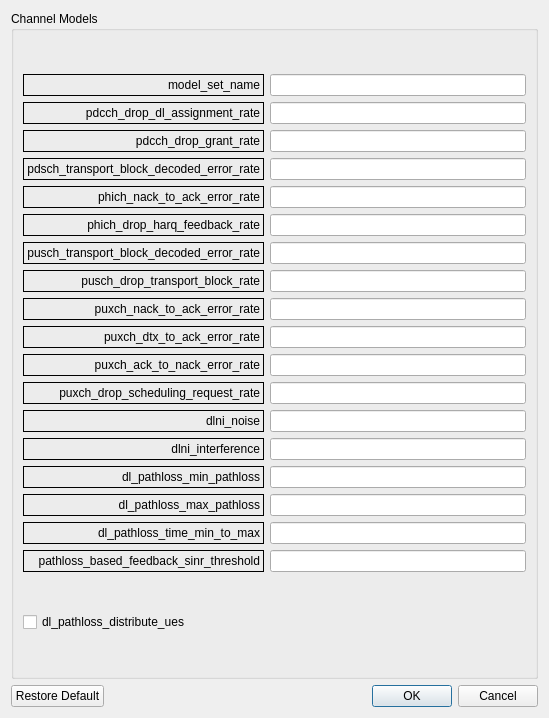
<?xml version="1.0" encoding="UTF-8"?>
<ui version="4.0">
 <class>ChannelModelForm</class>
 <widget class="QWidget" name="ChannelModelForm">
  <property name="geometry">
   <rect>
    <x>0</x>
    <y>0</y>
    <width>549</width>
    <height>718</height>
   </rect>
  </property>
  <property name="windowTitle">
   <string>Form</string>
  </property>
  <layout class="QGridLayout" name="gridLayout_2">
   <item row="0" column="0">
    <widget class="QGroupBox" name="groupBox">
     <property name="title">
      <string>Channel Models</string>
     </property>
     <layout class="QGridLayout" name="gridLayout">
      <item row="0" column="0">
       <layout class="QHBoxLayout" name="horizontalLayout">
        <item>
         <layout class="QVBoxLayout" name="verticalLayout">
          <item>
           <widget class="QLabel" name="label">
            <property name="frameShape">
             <enum>QFrame::Box</enum>
            </property>
            <property name="text">
             <string>model_set_name</string>
            </property>
            <property name="alignment">
             <set>Qt::AlignRight|Qt::AlignTrailing|Qt::AlignVCenter</set>
            </property>
           </widget>
          </item>
          <item>
           <widget class="QLabel" name="label_2">
            <property name="frameShape">
             <enum>QFrame::Box</enum>
            </property>
            <property name="text">
             <string>pdcch_drop_dl_assignment_rate</string>
            </property>
            <property name="alignment">
             <set>Qt::AlignRight|Qt::AlignTrailing|Qt::AlignVCenter</set>
            </property>
           </widget>
          </item>
          <item>
           <widget class="QLabel" name="label_3">
            <property name="frameShape">
             <enum>QFrame::Box</enum>
            </property>
            <property name="text">
             <string>pdcch_drop_grant_rate</string>
            </property>
            <property name="alignment">
             <set>Qt::AlignRight|Qt::AlignTrailing|Qt::AlignVCenter</set>
            </property>
           </widget>
          </item>
          <item>
           <widget class="QLabel" name="label_4">
            <property name="frameShape">
             <enum>QFrame::Box</enum>
            </property>
            <property name="text">
             <string>pdsch_transport_block_decoded_error_rate</string>
            </property>
            <property name="alignment">
             <set>Qt::AlignRight|Qt::AlignTrailing|Qt::AlignVCenter</set>
            </property>
           </widget>
          </item>
          <item>
           <widget class="QLabel" name="label_5">
            <property name="frameShape">
             <enum>QFrame::Box</enum>
            </property>
            <property name="text">
             <string>phich_nack_to_ack_error_rate</string>
            </property>
            <property name="alignment">
             <set>Qt::AlignRight|Qt::AlignTrailing|Qt::AlignVCenter</set>
            </property>
           </widget>
          </item>
          <item>
           <widget class="QLabel" name="label_6">
            <property name="frameShape">
             <enum>QFrame::Box</enum>
            </property>
            <property name="text">
             <string>phich_drop_harq_feedback_rate</string>
            </property>
            <property name="alignment">
             <set>Qt::AlignRight|Qt::AlignTrailing|Qt::AlignVCenter</set>
            </property>
           </widget>
          </item>
          <item>
           <widget class="QLabel" name="label_7">
            <property name="frameShape">
             <enum>QFrame::Box</enum>
            </property>
            <property name="text">
             <string>pusch_transport_block_decoded_error_rate</string>
            </property>
            <property name="alignment">
             <set>Qt::AlignRight|Qt::AlignTrailing|Qt::AlignVCenter</set>
            </property>
           </widget>
          </item>
          <item>
           <widget class="QLabel" name="label_8">
            <property name="frameShape">
             <enum>QFrame::Box</enum>
            </property>
            <property name="text">
             <string>pusch_drop_transport_block_rate</string>
            </property>
            <property name="alignment">
             <set>Qt::AlignRight|Qt::AlignTrailing|Qt::AlignVCenter</set>
            </property>
           </widget>
          </item>
          <item>
           <widget class="QLabel" name="label_9">
            <property name="frameShape">
             <enum>QFrame::Box</enum>
            </property>
            <property name="text">
             <string>puxch_nack_to_ack_error_rate</string>
            </property>
            <property name="alignment">
             <set>Qt::AlignRight|Qt::AlignTrailing|Qt::AlignVCenter</set>
            </property>
           </widget>
          </item>
          <item>
           <widget class="QLabel" name="label_10">
            <property name="frameShape">
             <enum>QFrame::Box</enum>
            </property>
            <property name="text">
             <string>puxch_dtx_to_ack_error_rate</string>
            </property>
            <property name="alignment">
             <set>Qt::AlignRight|Qt::AlignTrailing|Qt::AlignVCenter</set>
            </property>
           </widget>
          </item>
          <item>
           <widget class="QLabel" name="label_11">
            <property name="frameShape">
             <enum>QFrame::Box</enum>
            </property>
            <property name="text">
             <string>puxch_ack_to_nack_error_rate</string>
            </property>
            <property name="alignment">
             <set>Qt::AlignRight|Qt::AlignTrailing|Qt::AlignVCenter</set>
            </property>
           </widget>
          </item>
          <item>
           <widget class="QLabel" name="label_12">
            <property name="frameShape">
             <enum>QFrame::Box</enum>
            </property>
            <property name="text">
             <string>puxch_drop_scheduling_request_rate</string>
            </property>
            <property name="alignment">
             <set>Qt::AlignRight|Qt::AlignTrailing|Qt::AlignVCenter</set>
            </property>
           </widget>
          </item>
          <item>
           <widget class="QLabel" name="label_13">
            <property name="frameShape">
             <enum>QFrame::Box</enum>
            </property>
            <property name="text">
             <string>dlni_noise</string>
            </property>
            <property name="alignment">
             <set>Qt::AlignRight|Qt::AlignTrailing|Qt::AlignVCenter</set>
            </property>
           </widget>
          </item>
          <item>
           <widget class="QLabel" name="label_14">
            <property name="frameShape">
             <enum>QFrame::Box</enum>
            </property>
            <property name="text">
             <string>dlni_interference</string>
            </property>
            <property name="alignment">
             <set>Qt::AlignRight|Qt::AlignTrailing|Qt::AlignVCenter</set>
            </property>
           </widget>
          </item>
          <item>
           <widget class="QLabel" name="label_15">
            <property name="frameShape">
             <enum>QFrame::Box</enum>
            </property>
            <property name="text">
             <string>dl_pathloss_min_pathloss</string>
            </property>
            <property name="alignment">
             <set>Qt::AlignRight|Qt::AlignTrailing|Qt::AlignVCenter</set>
            </property>
           </widget>
          </item>
          <item>
           <widget class="QLabel" name="label_16">
            <property name="frameShape">
             <enum>QFrame::Box</enum>
            </property>
            <property name="text">
             <string>dl_pathloss_max_pathloss</string>
            </property>
            <property name="alignment">
             <set>Qt::AlignRight|Qt::AlignTrailing|Qt::AlignVCenter</set>
            </property>
           </widget>
          </item>
          <item>
           <widget class="QLabel" name="label_17">
            <property name="frameShape">
             <enum>QFrame::Box</enum>
            </property>
            <property name="text">
             <string>dl_pathloss_time_min_to_max</string>
            </property>
            <property name="alignment">
             <set>Qt::AlignRight|Qt::AlignTrailing|Qt::AlignVCenter</set>
            </property>
           </widget>
          </item>
          <item>
           <widget class="QLabel" name="label_19">
            <property name="frameShape">
             <enum>QFrame::Box</enum>
            </property>
            <property name="text">
             <string>pathloss_based_feedback_sinr_threshold</string>
            </property>
            <property name="alignment">
             <set>Qt::AlignRight|Qt::AlignTrailing|Qt::AlignVCenter</set>
            </property>
           </widget>
          </item>
         </layout>
        </item>
        <item>
         <layout class="QVBoxLayout" name="verticalLayout_2">
          <item>
           <widget class="QLineEdit" name="tet_model_set_name"/>
          </item>
          <item>
           <widget class="QLineEdit" name="tet_pdcch_drop_dl_assignment_rate"/>
          </item>
          <item>
           <widget class="QLineEdit" name="tet_pdcch_drop_grant_rate"/>
          </item>
          <item>
           <widget class="QLineEdit" name="tet_pdsch_transport_block_decoded_error_rate"/>
          </item>
          <item>
           <widget class="QLineEdit" name="tet_phich_nack_to_ack_error_rate"/>
          </item>
          <item>
           <widget class="QLineEdit" name="tet_phich_drop_harq_feedback_rate"/>
          </item>
          <item>
           <widget class="QLineEdit" name="tet_pusch_transport_block_decoded_error_rate"/>
          </item>
          <item>
           <widget class="QLineEdit" name="tet_pusch_drop_transport_block_rate"/>
          </item>
          <item>
           <widget class="QLineEdit" name="tet_puxch_nack_to_ack_error_rate"/>
          </item>
          <item>
           <widget class="QLineEdit" name="tet_puxch_dtx_to_ack_error_rate"/>
          </item>
          <item>
           <widget class="QLineEdit" name="tet_puxch_ack_to_nack_error_rate"/>
          </item>
          <item>
           <widget class="QLineEdit" name="tet_puxch_drop_scheduling_request_rate"/>
          </item>
          <item>
           <widget class="QLineEdit" name="tet_dlni_noise"/>
          </item>
          <item>
           <widget class="QLineEdit" name="tet_dlni_interference"/>
          </item>
          <item>
           <widget class="QLineEdit" name="tet_dl_pathloss_min_pathloss"/>
          </item>
          <item>
           <widget class="QLineEdit" name="tet_dl_pathloss_max_pathloss"/>
          </item>
          <item>
           <widget class="QLineEdit" name="tet_dl_pathloss_time_min_to_max"/>
          </item>
          <item>
           <widget class="QLineEdit" name="tet_pathloss_based_feedback_sinr_threshold"/>
          </item>
         </layout>
        </item>
       </layout>
      </item>
      <item row="1" column="0">
       <widget class="QCheckBox" name="checkBox_dl_pathloss_distribute_ues">
        <property name="text">
         <string>dl_pathloss_distribute_ues</string>
        </property>
       </widget>
      </item>
     </layout>
    </widget>
   </item>
   <item row="1" column="0">
    <layout class="QHBoxLayout" name="horizontalLayout_2">
     <item>
      <widget class="QPushButton" name="pushButton">
       <property name="text">
        <string>Restore Default</string>
       </property>
      </widget>
     </item>
     <item>
      <widget class="QDialogButtonBox" name="buttonBox">
       <property name="standardButtons">
        <set>QDialogButtonBox::Cancel|QDialogButtonBox::Ok</set>
       </property>
      </widget>
     </item>
    </layout>
   </item>
  </layout>
 </widget>
 <resources/>
 <connections/>
</ui>
